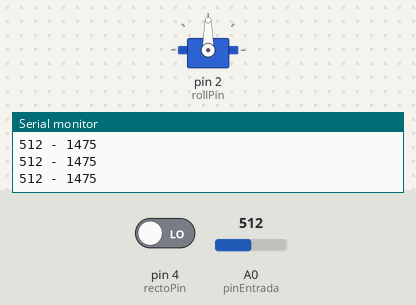
A sketch run on a simulated Arduino Uno, built with avr-gcc and run on an emulated ATmega328P. Shown: servo, the last lines printed to the serial monitor. The inputs (shaded band) are chosen by the test bench; at power-on: A0 (pinEntrada) = 512, pin 4 (rectoPin) LOW.

Above: at 1.2 s.
1.3 s: A0 (pinEntrada) set to 11
At 2.0 s:
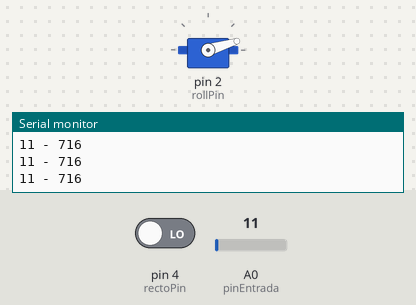
2.8 s: A0 (pinEntrada) set to 8
At 3.1 s:
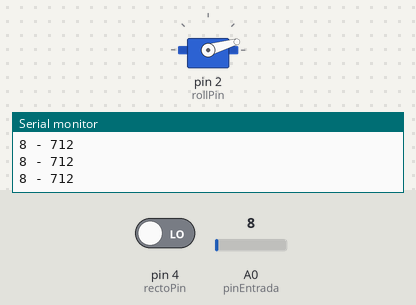
5.8 s: A0 (pinEntrada) set to 122
At 6.9 s:
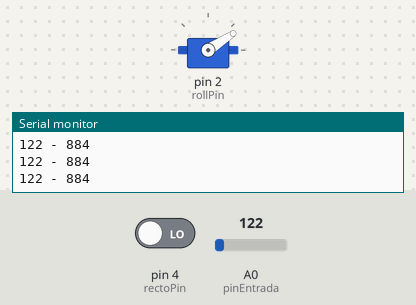
7.3 s: A0 (pinEntrada) set to 181
At 8.0 s:
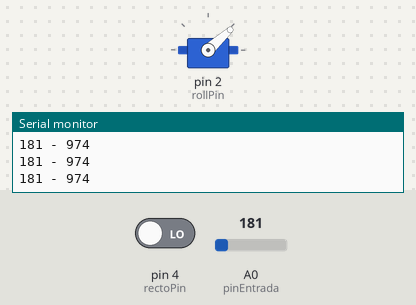
8.8 s: A0 (pinEntrada) set to 216
At 9.1 s:
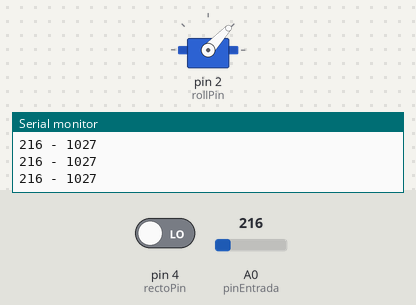
10.3 s: A0 (pinEntrada) set to 511
At 11.4 s:
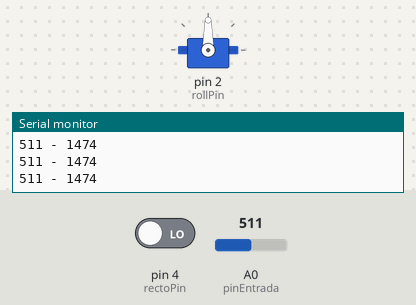
Timing chart, 0 to 13.3 s (numbered marks = the images above; inputs shaded):
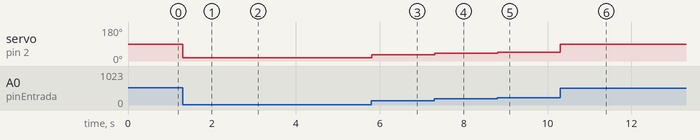

The sketch:

practicando_con_servotimer2_CALIBRACION.ino
```cpp
// this sketch cycles three servos at different rates

#include <ServoTimer2.h>  // the servo library

// define the pins for the servos
#define rollPin  2
#define rectoPin 4
int pinEntrada=A0;

ServoTimer2 servoRoll;    // declare variables for up to eight servos

int i;
int val,val2;

void setup() {
  pinMode(rectoPin,INPUT);
  Serial.begin(9600);
  servoRoll.attach(rollPin);     // attach a pin to the servos and they will start pulsing
}


// this function just increments a value until it reaches a maximum
int incPulse(int val, int inc){
   if( val + inc > 2000 )
	return 1000 ;
   else
	 return val + inc;
}


// Funcin principal
void loop()
{
   if (digitalRead(rectoPin)) {
     delay(50);
     if (digitalRead(rectoPin)) {
        servoRoll.write(1475); //punto medio
     }
   } else {

   val=analogRead(pinEntrada);

   val2=map(val,0,1023,700,2250); // mapeo a los valores en microseconds que dice ServoTimer2.h
   servoRoll.write(val2);

   }

   Serial.print(val);
   Serial.print(" - ");
   Serial.println(val2);

   delay(10);
}
```

Measured:
- after the input at 1.3 s, servo on pin 2 (rollPin): 90° → 17° at once
- after the input at 2.8 s, servo on pin 2 (rollPin): 17° → 16° at once
- after the input at 5.8 s, servo on pin 2 (rollPin): 16° → 33° at once
- after the input at 7.3 s, servo on pin 2 (rollPin): 33° → 42° at once
- after the input at 8.8 s, servo on pin 2 (rollPin): 42° → 47° at once
- after the input at 10.3 s, servo on pin 2 (rollPin): 47° → 90° at once
